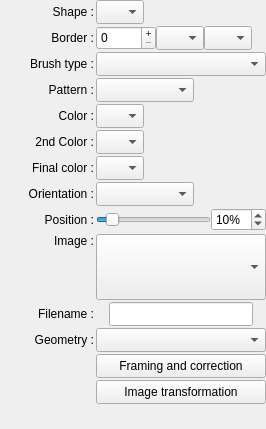
             <widget class="QWidget" name="scrollAreaWidgetContents">
              <property name="geometry">
               <rect>
                <x>0</x>
                <y>0</y>
                <width>266</width>
                <height>429</height>
               </rect>
              </property>
              <layout class="QGridLayout" name="gridLayout_4">
               <property name="topMargin">
                <number>0</number>
               </property>
               <property name="rightMargin">
                <number>0</number>
               </property>
               <property name="bottomMargin">
                <number>0</number>
               </property>
               <property name="spacing">
                <number>2</number>
               </property>
               <item row="7" column="0">
                <widget class="QLabel" name="FirstColorLabel">
                 <property name="text">
                  <string>Color :</string>
                 </property>
                 <property name="alignment">
                  <set>Qt::AlignRight|Qt::AlignTrailing|Qt::AlignVCenter</set>
                 </property>
                </widget>
               </item>
               <item row="8" column="0">
                <widget class="QLabel" name="IntermColorLabel">
                 <property name="text">
                  <string>2nd Color :</string>
                 </property>
                 <property name="alignment">
                  <set>Qt::AlignRight|Qt::AlignTrailing|Qt::AlignVCenter</set>
                 </property>
                </widget>
               </item>
               <item row="2" column="0">
                <widget class="QLabel" name="BrushTypeLabel">
                 <property name="text">
                  <string>Brush type :</string>
                 </property>
                 <property name="alignment">
                  <set>Qt::AlignRight|Qt::AlignTrailing|Qt::AlignVCenter</set>
                 </property>
                </widget>
               </item>
               <item row="3" column="0">
                <widget class="QLabel" name="PatternLabel">
                 <property name="text">
                  <string>Pattern :</string>
                 </property>
                 <property name="alignment">
                  <set>Qt::AlignRight|Qt::AlignTrailing|Qt::AlignVCenter</set>
                 </property>
                </widget>
               </item>
               <item row="11" column="0">
                <widget class="QLabel" name="IntermPosLabel">
                 <property name="text">
                  <string>Position :</string>
                 </property>
                 <property name="alignment">
                  <set>Qt::AlignRight|Qt::AlignTrailing|Qt::AlignVCenter</set>
                 </property>
                </widget>
               </item>
               <item row="10" column="0">
                <widget class="QLabel" name="OrientationLabel">
                 <property name="text">
                  <string>Orientation :</string>
                 </property>
                 <property name="alignment">
                  <set>Qt::AlignRight|Qt::AlignTrailing|Qt::AlignVCenter</set>
                 </property>
                </widget>
               </item>
               <item row="9" column="0">
                <widget class="QLabel" name="FinalColorLabel">
                 <property name="text">
                  <string>Final color :</string>
                 </property>
                 <property name="alignment">
                  <set>Qt::AlignRight|Qt::AlignTrailing|Qt::AlignVCenter</set>
                 </property>
                </widget>
               </item>
               <item row="12" column="0">
                <widget class="QLabel" name="ImageLibraryLabel">
                 <property name="text">
                  <string>Image :</string>
                 </property>
                 <property name="alignment">
                  <set>Qt::AlignRight|Qt::AlignTop|Qt::AlignTrailing</set>
                 </property>
                </widget>
               </item>
               <item row="14" column="0">
                <widget class="QLabel" name="ImageFileLabel">
                 <property name="text">
                  <string>Filename :</string>
                 </property>
                 <property name="alignment">
                  <set>Qt::AlignRight|Qt::AlignTrailing|Qt::AlignVCenter</set>
                 </property>
                </widget>
               </item>
               <item row="15" column="0">
                <widget class="QLabel" name="ImageGeometryLabel">
                 <property name="text">
                  <string>Geometry :</string>
                 </property>
                 <property name="alignment">
                  <set>Qt::AlignRight|Qt::AlignTrailing|Qt::AlignVCenter</set>
                 </property>
                </widget>
               </item>
               <item row="1" column="0">
                <widget class="QLabel" name="label_14">
                 <property name="text">
                  <string>Border :</string>
                 </property>
                 <property name="alignment">
                  <set>Qt::AlignRight|Qt::AlignTrailing|Qt::AlignVCenter</set>
                 </property>
                </widget>
               </item>
               <item row="0" column="0">
                <widget class="QLabel" name="label_20">
                 <property name="text">
                  <string>Shape :</string>
                 </property>
                 <property name="alignment">
                  <set>Qt::AlignRight|Qt::AlignTrailing|Qt::AlignVCenter</set>
                 </property>
                </widget>
               </item>
               <item row="3" column="1">
                <widget class="cCustomBrushComboBox" name="PatternBrushCombo">
                 <property name="sizePolicy">
                  <sizepolicy hsizetype="Fixed" vsizetype="Fixed">
                   <horstretch>0</horstretch>
                   <verstretch>0</verstretch>
                  </sizepolicy>
                 </property>
                 <property name="minimumSize">
                  <size>
                   <width>98</width>
                   <height>24</height>
                  </size>
                 </property>
                 <property name="maximumSize">
                  <size>
                   <width>98</width>
                   <height>24</height>
                  </size>
                 </property>
                 <property name="editable">
                  <bool>false</bool>
                 </property>
                 <property name="iconSize">
                  <size>
                   <width>64</width>
                   <height>16</height>
                  </size>
                 </property>
                </widget>
               </item>
               <item row="2" column="1">
                <widget class="QComboBox" name="BrushTypeCombo">
                 <property name="sizePolicy">
                  <sizepolicy hsizetype="Fixed" vsizetype="Fixed">
                   <horstretch>0</horstretch>
                   <verstretch>0</verstretch>
                  </sizepolicy>
                 </property>
                 <property name="minimumSize">
                  <size>
                   <width>170</width>
                   <height>24</height>
                  </size>
                 </property>
                 <property name="maximumSize">
                  <size>
                   <width>170</width>
                   <height>24</height>
                  </size>
                 </property>
                </widget>
               </item>
               <item row="0" column="1">
                <widget class="QComboBox" name="BackgroundFormCB">
                 <property name="sizePolicy">
                  <sizepolicy hsizetype="Fixed" vsizetype="Fixed">
                   <horstretch>0</horstretch>
                   <verstretch>0</verstretch>
                  </sizepolicy>
                 </property>
                 <property name="minimumSize">
                  <size>
                   <width>0</width>
                   <height>24</height>
                  </size>
                 </property>
                 <property name="maximumSize">
                  <size>
                   <width>48</width>
                   <height>24</height>
                  </size>
                 </property>
                 <property name="toolTip">
                  <string>Select a shape for selected text</string>
                 </property>
                 <property name="styleSheet">
                  <string notr="true">QComboBox QAbstractItemView {
background: #ffffff;
color: #000000;
}</string>
                 </property>
                 <property name="editable">
                  <bool>false</bool>
                 </property>
                </widget>
               </item>
               <item row="7" column="1">
                <widget class="cCustomColorComboBox" name="FirstColorCombo">
                 <property name="sizePolicy">
                  <sizepolicy hsizetype="Fixed" vsizetype="Fixed">
                   <horstretch>0</horstretch>
                   <verstretch>0</verstretch>
                  </sizepolicy>
                 </property>
                 <property name="minimumSize">
                  <size>
                   <width>48</width>
                   <height>24</height>
                  </size>
                 </property>
                 <property name="maximumSize">
                  <size>
                   <width>48</width>
                   <height>24</height>
                  </size>
                 </property>
                </widget>
               </item>
               <item row="8" column="1">
                <widget class="cCustomColorComboBox" name="IntermColorCombo">
                 <property name="sizePolicy">
                  <sizepolicy hsizetype="Fixed" vsizetype="Fixed">
                   <horstretch>0</horstretch>
                   <verstretch>0</verstretch>
                  </sizepolicy>
                 </property>
                 <property name="minimumSize">
                  <size>
                   <width>48</width>
                   <height>24</height>
                  </size>
                 </property>
                 <property name="maximumSize">
                  <size>
                   <width>48</width>
                   <height>24</height>
                  </size>
                 </property>
                </widget>
               </item>
               <item row="9" column="1">
                <widget class="cCustomColorComboBox" name="FinalColorCombo">
                 <property name="sizePolicy">
                  <sizepolicy hsizetype="Fixed" vsizetype="Fixed">
                   <horstretch>0</horstretch>
                   <verstretch>0</verstretch>
                  </sizepolicy>
                 </property>
                 <property name="minimumSize">
                  <size>
                   <width>48</width>
                   <height>24</height>
                  </size>
                 </property>
                 <property name="maximumSize">
                  <size>
                   <width>48</width>
                   <height>24</height>
                  </size>
                 </property>
                </widget>
               </item>
               <item row="10" column="1">
                <widget class="cGradientOrientationComboBox" name="OrientationCombo">
                 <property name="sizePolicy">
                  <sizepolicy hsizetype="Fixed" vsizetype="Fixed">
                   <horstretch>0</horstretch>
                   <verstretch>0</verstretch>
                  </sizepolicy>
                 </property>
                 <property name="minimumSize">
                  <size>
                   <width>98</width>
                   <height>24</height>
                  </size>
                 </property>
                 <property name="maximumSize">
                  <size>
                   <width>98</width>
                   <height>24</height>
                  </size>
                 </property>
                 <property name="iconSize">
                  <size>
                   <width>64</width>
                   <height>16</height>
                  </size>
                 </property>
                </widget>
               </item>
               <item row="11" column="1">
                <layout class="QHBoxLayout" name="horizontalLayout_14">
                 <property name="spacing">
                  <number>0</number>
                 </property>
                 <property name="margin">
                  <number>0</number>
                 </property>
                 <item>
                  <widget class="QSlider" name="IntermPosSlider">
                   <property name="sizePolicy">
                    <sizepolicy hsizetype="Preferred" vsizetype="Fixed">
                     <horstretch>0</horstretch>
                     <verstretch>0</verstretch>
                    </sizepolicy>
                   </property>
                   <property name="minimumSize">
                    <size>
                     <width>0</width>
                     <height>24</height>
                    </size>
                   </property>
                   <property name="maximumSize">
                    <size>
                     <width>16777215</width>
                     <height>24</height>
                    </size>
                   </property>
                   <property name="minimum">
                    <number>1</number>
                   </property>
                   <property name="value">
                    <number>10</number>
                   </property>
                   <property name="orientation">
                    <enum>Qt::Horizontal</enum>
                   </property>
                  </widget>
                 </item>
                 <item>
                  <widget class="QSpinBox" name="IntermPosED">
                   <property name="sizePolicy">
                    <sizepolicy hsizetype="Fixed" vsizetype="Fixed">
                     <horstretch>0</horstretch>
                     <verstretch>0</verstretch>
                    </sizepolicy>
                   </property>
                   <property name="minimumSize">
                    <size>
                     <width>55</width>
                     <height>0</height>
                    </size>
                   </property>
                   <property name="maximumSize">
                    <size>
                     <width>55</width>
                     <height>16777215</height>
                    </size>
                   </property>
                   <property name="suffix">
                    <string notr="true">%</string>
                   </property>
                   <property name="minimum">
                    <number>1</number>
                   </property>
                   <property name="value">
                    <number>10</number>
                   </property>
                  </widget>
                 </item>
                </layout>
               </item>
               <item row="12" column="1">
                <widget class="cBackgroundComboBox" name="BackgroundCombo">
                 <property name="sizePolicy">
                  <sizepolicy hsizetype="Fixed" vsizetype="Fixed">
                   <horstretch>0</horstretch>
                   <verstretch>0</verstretch>
                  </sizepolicy>
                 </property>
                 <property name="minimumSize">
                  <size>
                   <width>120</width>
                   <height>66</height>
                  </size>
                 </property>
                 <property name="maximumSize">
                  <size>
                   <width>170</width>
                   <height>66</height>
                  </size>
                 </property>
                </widget>
               </item>
               <item row="1" column="1">
                <layout class="QHBoxLayout" name="horizontalLayout_8">
                 <property name="spacing">
                  <number>0</number>
                 </property>
                 <property name="topMargin">
                  <number>0</number>
                 </property>
                 <item>
                  <widget class="QSpinBox" name="PenSizeEd">
                   <property name="minimumSize">
                    <size>
                     <width>60</width>
                     <height>24</height>
                    </size>
                   </property>
                   <property name="maximumSize">
                    <size>
                     <width>60</width>
                     <height>24</height>
                    </size>
                   </property>
                   <property name="toolTip">
                    <string>Define pen size for shape of selected text</string>
                   </property>
                   <property name="buttonSymbols">
                    <enum>QAbstractSpinBox::PlusMinus</enum>
                   </property>
                  </widget>
                 </item>
                 <item>
                  <widget class="cCustomColorComboBox" name="PenColorCB">
                   <property name="sizePolicy">
                    <sizepolicy hsizetype="Fixed" vsizetype="Fixed">
                     <horstretch>0</horstretch>
                     <verstretch>0</verstretch>
                    </sizepolicy>
                   </property>
                   <property name="minimumSize">
                    <size>
                     <width>48</width>
                     <height>24</height>
                    </size>
                   </property>
                   <property name="maximumSize">
                    <size>
                     <width>48</width>
                     <height>24</height>
                    </size>
                   </property>
                   <property name="iconSize">
                    <size>
                     <width>64</width>
                     <height>16</height>
                    </size>
                   </property>
                  </widget>
                 </item>
                 <item>
                  <widget class="QComboBox" name="PenStyleCB">
                   <property name="sizePolicy">
                    <sizepolicy hsizetype="Fixed" vsizetype="Fixed">
                     <horstretch>0</horstretch>
                     <verstretch>0</verstretch>
                    </sizepolicy>
                   </property>
                   <property name="minimumSize">
                    <size>
                     <width>48</width>
                     <height>24</height>
                    </size>
                   </property>
                   <property name="maximumSize">
                    <size>
                     <width>48</width>
                     <height>24</height>
                    </size>
                   </property>
                   <property name="styleSheet">
                    <string notr="true">QComboBox QAbstractItemView {
background: #ffffff;
color: #000000;
}</string>
                   </property>
                  </widget>
                 </item>
                 <item>
                  <widget class="QLabel" name="HorizSpacer">
                   <property name="text">
                    <string notr="true"/>
                   </property>
                  </widget>
                 </item>
                </layout>
               </item>
               <item row="15" column="1">
                <widget class="QComboBox" name="ImageGeometryCB">
                 <property name="sizePolicy">
                  <sizepolicy hsizetype="Fixed" vsizetype="Fixed">
                   <horstretch>0</horstretch>
                   <verstretch>0</verstretch>
                  </sizepolicy>
                 </property>
                 <property name="minimumSize">
                  <size>
                   <width>170</width>
                   <height>24</height>
                  </size>
                 </property>
                 <property name="maximumSize">
                  <size>
                   <width>170</width>
                   <height>24</height>
                  </size>
                 </property>
                </widget>
               </item>
               <item row="17" column="1">
                <widget class="QPushButton" name="ImageEditCorrectBT">
                 <property name="sizePolicy">
                  <sizepolicy hsizetype="Fixed" vsizetype="Fixed">
                   <horstretch>0</horstretch>
                   <verstretch>0</verstretch>
                  </sizepolicy>
                 </property>
                 <property name="minimumSize">
                  <size>
                   <width>170</width>
                   <height>24</height>
                  </size>
                 </property>
                 <property name="maximumSize">
                  <size>
                   <width>170</width>
                   <height>24</height>
                  </size>
                 </property>
                 <property name="text">
                  <string>Framing and correction</string>
                 </property>
                </widget>
               </item>
               <item row="18" column="1">
                <widget class="QPushButton" name="ImageEditTransformBT">
                 <property name="sizePolicy">
                  <sizepolicy hsizetype="Fixed" vsizetype="Fixed">
                   <horstretch>0</horstretch>
                   <verstretch>0</verstretch>
                  </sizepolicy>
                 </property>
                 <property name="minimumSize">
                  <size>
                   <width>170</width>
                   <height>24</height>
                  </size>
                 </property>
                 <property name="maximumSize">
                  <size>
                   <width>170</width>
                   <height>24</height>
                  </size>
                 </property>
                 <property name="text">
                  <string>Image transformation</string>
                 </property>
                </widget>
               </item>
               <item row="14" column="1">
                <layout class="QHBoxLayout" name="horizontalLayout_10">
                 <property name="spacing">
                  <number>0</number>
                 </property>
                 <property name="margin">
                  <number>0</number>
                 </property>
                 <item>
                  <widget class="QLineEdit" name="ImageFileED">
                   <property name="sizePolicy">
                    <sizepolicy hsizetype="Fixed" vsizetype="Fixed">
                     <horstretch>0</horstretch>
                     <verstretch>0</verstretch>
                    </sizepolicy>
                   </property>
                   <property name="minimumSize">
                    <size>
                     <width>144</width>
                     <height>24</height>
                    </size>
                   </property>
                   <property name="maximumSize">
                    <size>
                     <width>144</width>
                     <height>24</height>
                    </size>
                   </property>
                   <property name="text">
                    <string notr="true"/>
                   </property>
                   <property name="readOnly">
                    <bool>true</bool>
                   </property>
                  </widget>
                 </item>
                </layout>
               </item>
               <item row="19" column="1">
                <widget class="QLabel" name="VertSpacer">
                 <property name="sizePolicy">
                  <sizepolicy hsizetype="Preferred" vsizetype="Expanding">
                   <horstretch>0</horstretch>
                   <verstretch>0</verstretch>
                  </sizepolicy>
                 </property>
                 <property name="text">
                  <string notr="true"/>
                 </property>
                </widget>
               </item>
              </layout>
             </widget>
